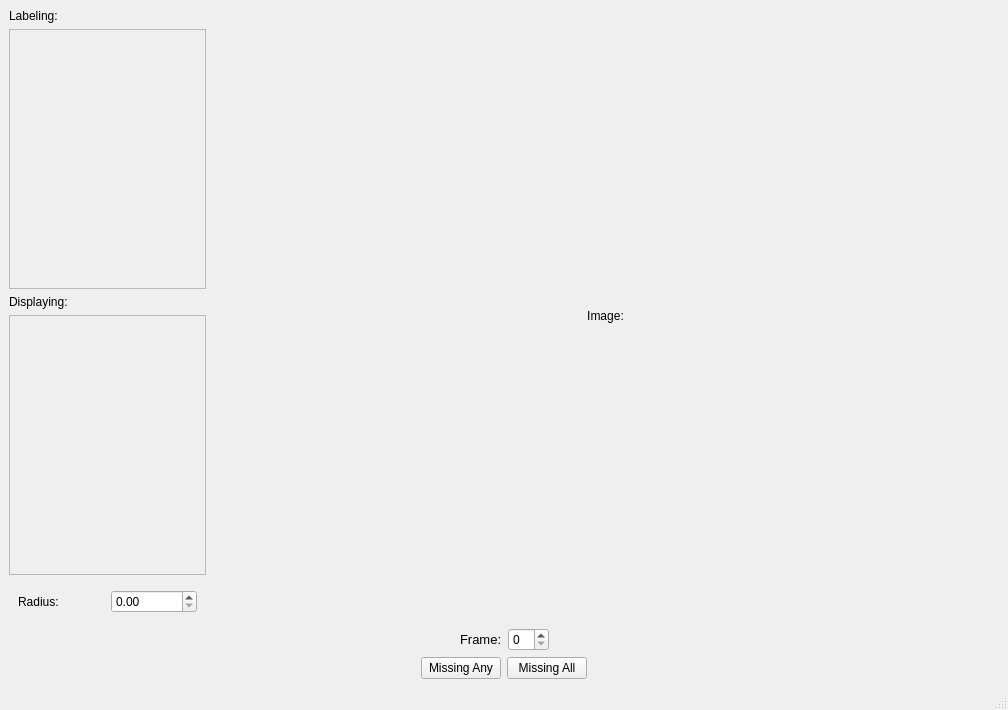
<?xml version="1.0" encoding="UTF-8"?>
<ui version="4.0">
 <class>MainWindow</class>
 <widget class="QMainWindow" name="MainWindow">
  <property name="geometry">
   <rect>
    <x>0</x>
    <y>0</y>
    <width>1008</width>
    <height>710</height>
   </rect>
  </property>
  <property name="windowTitle">
   <string>MainWindow</string>
  </property>
  <widget class="QWidget" name="centralwidget">
   <layout class="QVBoxLayout" name="verticalLayout_6" stretch="1,0,0">
    <item>
     <layout class="QHBoxLayout" name="horizontalLayout_3" stretch="1,4">
      <item>
       <layout class="QVBoxLayout" name="verticalLayout" stretch="0,1,0,1,0">
        <item>
         <widget class="QLabel" name="label_2">
          <property name="text">
           <string>Labeling:</string>
          </property>
         </widget>
        </item>
        <item>
         <widget class="QScrollArea" name="scrollArea_3">
          <property name="widgetResizable">
           <bool>true</bool>
          </property>
          <widget class="QWidget" name="scrollAreaWidgetContents_3">
           <property name="geometry">
            <rect>
             <x>0</x>
             <y>0</y>
             <width>192</width>
             <height>244</height>
            </rect>
           </property>
           <layout class="QGridLayout" name="gridLayout">
            <item row="0" column="0">
             <widget class="QWidget" name="widget_5" native="true"/>
            </item>
           </layout>
          </widget>
         </widget>
        </item>
        <item>
         <widget class="QLabel" name="label_3">
          <property name="text">
           <string>Displaying:</string>
          </property>
         </widget>
        </item>
        <item>
         <widget class="QScrollArea" name="scrollArea_2">
          <property name="widgetResizable">
           <bool>true</bool>
          </property>
          <widget class="QWidget" name="scrollAreaWidgetContents_2">
           <property name="geometry">
            <rect>
             <x>0</x>
             <y>0</y>
             <width>192</width>
             <height>243</height>
            </rect>
           </property>
           <layout class="QGridLayout" name="gridLayout_2">
            <item row="1" column="0">
             <widget class="QWidget" name="widget_6" native="true"/>
            </item>
           </layout>
          </widget>
         </widget>
        </item>
        <item>
         <widget class="QWidget" name="widget_8" native="true">
          <layout class="QHBoxLayout" name="horizontalLayout_4">
           <item>
            <widget class="QLabel" name="label_5">
             <property name="text">
              <string>Radius:</string>
             </property>
            </widget>
           </item>
           <item>
            <widget class="QDoubleSpinBox" name="doubleSpinBox"/>
           </item>
          </layout>
         </widget>
        </item>
       </layout>
      </item>
      <item>
       <layout class="QVBoxLayout" name="verticalLayout_2" stretch="0">
        <property name="leftMargin">
         <number>0</number>
        </property>
        <item>
         <widget class="QLabel" name="label_4">
          <property name="text">
           <string>Image:</string>
          </property>
          <property name="alignment">
           <set>Qt::AlignCenter</set>
          </property>
         </widget>
        </item>
       </layout>
      </item>
     </layout>
    </item>
    <item>
     <layout class="QHBoxLayout" name="horizontalLayout" stretch="1,0,0,1">
      <item>
       <widget class="QWidget" name="widget" native="true"/>
      </item>
      <item>
       <widget class="QLabel" name="label_7">
        <property name="font">
         <font>
          <pointsize>10</pointsize>
         </font>
        </property>
        <property name="text">
         <string>Frame:</string>
        </property>
       </widget>
      </item>
      <item>
       <widget class="QSpinBox" name="spinBox"/>
      </item>
      <item>
       <widget class="QWidget" name="widget_3" native="true"/>
      </item>
     </layout>
    </item>
    <item>
     <layout class="QHBoxLayout" name="horizontalLayout_5" stretch="1,0,0,1">
      <item>
       <widget class="QWidget" name="widget_11" native="true"/>
      </item>
      <item>
       <widget class="QPushButton" name="pushButton">
        <property name="toolTip">
         <string>Skip to next frame missing any of the displayed annotations</string>
        </property>
        <property name="toolTipDuration">
         <number>-1</number>
        </property>
        <property name="text">
         <string>Missing Any</string>
        </property>
       </widget>
      </item>
      <item>
       <widget class="QPushButton" name="pushButton_2">
        <property name="toolTip">
         <string>Skip to next frame missing all of the displayed annotations</string>
        </property>
        <property name="text">
         <string>Missing All</string>
        </property>
       </widget>
      </item>
      <item>
       <widget class="QWidget" name="widget_10" native="true"/>
      </item>
     </layout>
    </item>
   </layout>
  </widget>
  <widget class="QMenuBar" name="menubar">
   <property name="geometry">
    <rect>
     <x>0</x>
     <y>0</y>
     <width>1008</width>
     <height>21</height>
    </rect>
   </property>
  </widget>
  <widget class="QStatusBar" name="statusbar"/>
 </widget>
 <resources/>
 <connections/>
</ui>
